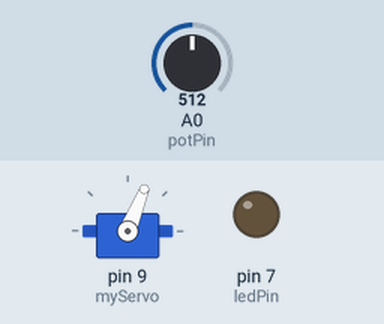
The sketch below on a simulated Arduino Uno, built with avr-gcc and run on an emulated ATmega328P. On the bench: servo, output pins drawn as LEDs (lit = HIGH). The test bench sets the inputs (shaded band); at power-on: A0 (potPin) = 512.

Above: at 1.2 s.
1.3 s: A0 (potPin) set to 402
2.8 s: A0 (potPin) set to 379
At 3.1 s:
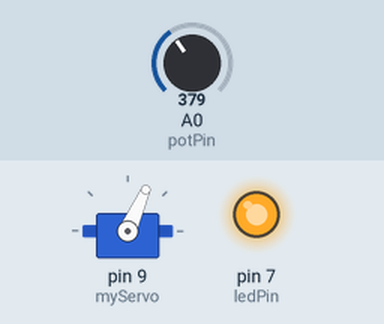
4.3 s: A0 (potPin) set to 306
At 5.5 s:
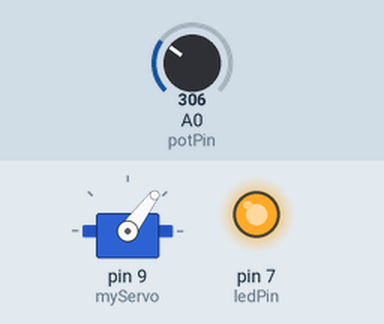
5.8 s: A0 (potPin) set to 122
At 6.6 s:
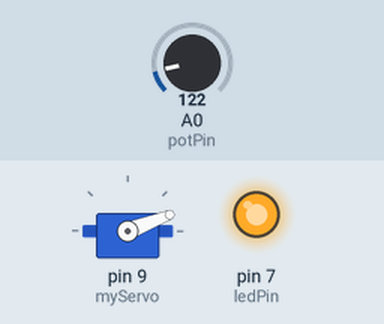
7.3 s: A0 (potPin) set to 58
At 8.0 s:
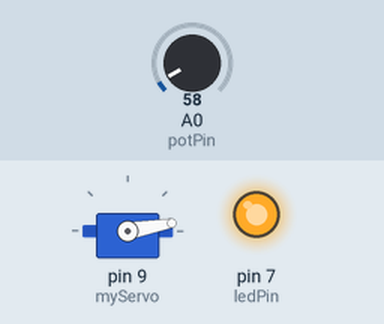
8.8 s: A0 (potPin) set to 511
At 10.1 s:
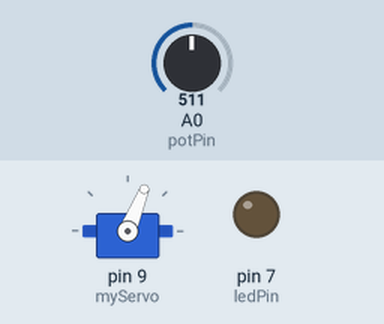
Timing chart, 0 to 11.3 s (numbered marks = the images above; inputs shaded):
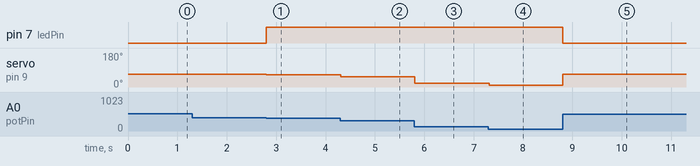

Measured:
- the behaviour switches between 393 and 392 on A0 (potPin) (found by bisection; images 0 and 1)
- after the input at 1.3 s, every drawn part: stays the same
- after the input at 2.8 s, pin 7 (ledPin): LOW → HIGH at once; servo on pin 9 (myServo): 68° → 66° at once
- after the input at 4.3 s, servo on pin 9 (myServo): 66° → 53° at once
- after the input at 5.8 s, servo on pin 9 (myServo): 53° → 21° at once
- after the input at 7.3 s, servo on pin 9 (myServo): 21° → 10° at once
- after the input at 8.8 s, pin 7 (ledPin): HIGH → LOW at once; servo on pin 9 (myServo): 10° → 68° at once

The sketch:

servo_control.ino
```cpp
#include <Servo.h>

Servo myServo;

int potPin = A0;
int ledPin = 7;

int potValue;
int angle;

void setup() {
  myServo.attach(9);
  pinMode(ledPin, OUTPUT);
}

void loop() {
  potValue = analogRead(potPin);

  // Map potentiometer (0–1023) to angle (0–180)
  angle = map(potValue, 0, 1023, 0, 180);

  if (angle > 68) {
    angle = 68;              // Limit to 68 degrees
    digitalWrite(ledPin, LOW);  // Turn LED OFF
  } else {
    digitalWrite(ledPin, HIGH);   // Turn LED ON
  }

  myServo.write(angle);

  delay(15);
}
```
